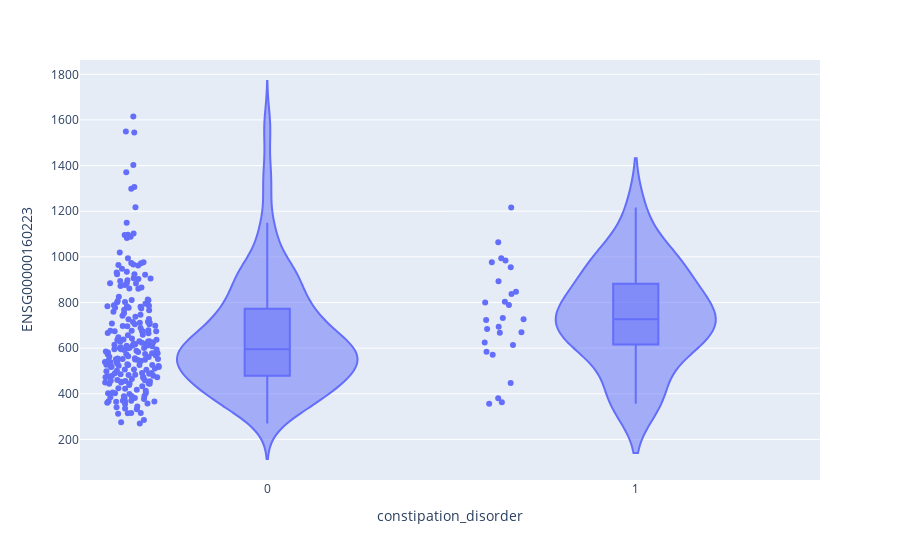

The cell this chart's notebook holds for it:
### Markdown cell above
Now we should plot the comorbi. Dodity and gene we have chosen they seem related?

### Code cell
#this graphs the data without saving it
violin_bianary(thisdf, comorbid, gene)

### Figure 1 — Plotly figure (JSON) as saved in the notebook; plotly's stock layout.template omitted (floating-point values rounded to 4 significant figures; data arrays with more than 128 entries replaced by an {"elided": "..."} marker saying what was removed)
{"data": [{"alignmentgroup": "True", "box": {"visible": true}, "hovertemplate": "constipation_disorder=%{x}<br>ENSG00000160223=%{y}<extra></extra>", "legendgroup": "", "marker": {"color": "#636efa"}, "name": "", "offsetgroup": "", "orientation": "v", "points": "all", "scalegroup": "True", "showlegend": false, "type": "violin", "x": {"elided": "254 int values"}, "x0": " ", "xaxis": "x", "y": {"elided": "254 float values"}, "y0": " ", "yaxis": "y"}], "layout": {"autosize": true, "legend": {"tracegroupgap": 0}, "margin": {"t": 60}, "violinmode": "group", "xaxis": {"anchor": "y", "autorange": true, "domain": [0, 1], "range": [-0.5086, 1.5], "title": {"text": "constipation_disorder"}, "type": "linear"}, "yaxis": {"anchor": "x", "autorange": true, "domain": [0, 1], "range": [22.03, 1863.0], "title": {"text": "ENSG00000160223"}, "type": "linear"}}}
